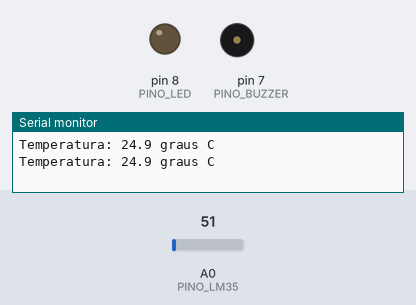
Bench run of a sketch on a simulated Arduino Uno, built with avr-gcc and run on an emulated ATmega328P. Shown: output pins drawn as LEDs (lit = HIGH), buzzer (waves = sounding), the last lines printed to the serial monitor. The inputs (shaded band) are chosen by the test bench; at power-on: A0 (PINO_LM35) = 51.

Above: at 1.8 s.
1.9 s: A0 (PINO_LM35) set to 66
3.4 s: A0 (PINO_LM35) set to 78
At 4.5 s:
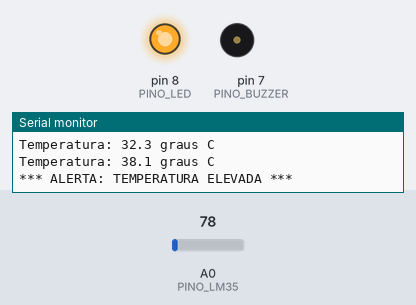
7.5 s: A0 (PINO_LM35) set to 71
At 8.6 s:
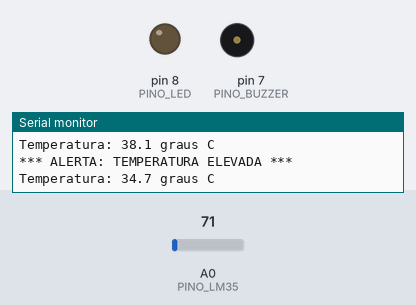
9.4 s: A0 (PINO_LM35) set to 86
At 10.0 s:
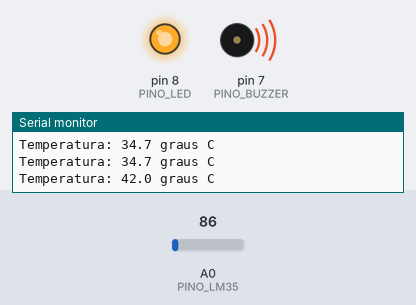
Timing chart, 0 to 14.5 s (numbered marks = the images above; inputs shaded):
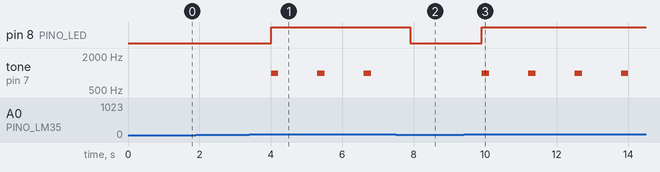

The sketch:

14_01_termometro_lm35_alarme.ino
```cpp
const int PINO_LM35 = A0;
const int PINO_LED = 8;
const int PINO_BUZZER = 7;
const float TEMP_ALARME = 35.0;
void setup() {
  pinMode(PINO_LED, OUTPUT);
  pinMode(PINO_BUZZER, OUTPUT);
  Serial.begin(9600);
}
float lerTemperatura() {
  int leituraADC = analogRead(PINO_LM35);
  float tensao = leituraADC * (5.0 / 1023.0);
  return tensao * 100.0;
}
void soarAlarme() {
  tone(PINO_BUZZER, 1000); delay(200); noTone(PINO_BUZZER); delay(100);
}
void loop() {
  float temperatura = lerTemperatura();
  Serial.print("Temperatura: "); Serial.print(temperatura, 1); Serial.println(" graus C");
  if (temperatura >= TEMP_ALARME) {
    digitalWrite(PINO_LED, HIGH); soarAlarme();
    Serial.println("*** ALERTA: TEMPERATURA ELEVADA ***");
  } else {
    digitalWrite(PINO_LED, LOW); noTone(PINO_BUZZER);
  }
  delay(1000);
}
```

Measured:
- the behaviour switches between 71 and 72 on A0 (PINO_LM35) (found by bisection; images 0 and 1)
- after the input at 3.4 s, pin 8 (PINO_LED): LOW → HIGH after 0.60 s; tone on pin 7 (PINO_BUZZER): alternates 1000 Hz for 0.20 s and silent for 1.1 s, starting after 0.60 s
- after the input at 7.5 s, pin 8 (PINO_LED): HIGH → LOW after 0.41 s; tone on pin 7 (PINO_BUZZER): stays silent (without the input it goes to 1000 Hz after 0.41 s)
- after the input at 9.4 s, pin 8 (PINO_LED): LOW → HIGH after 0.51 s; tone on pin 7 (PINO_BUZZER): alternates 1000 Hz for 0.20 s and silent for 1.1 s, starting after 0.51 s
